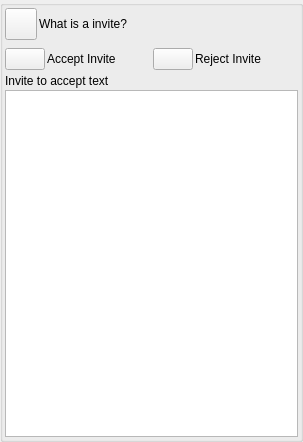
<?xml version="1.0" encoding="UTF-8"?>
<ui version="4.0">
 <class>AppletInviteAcceptUi</class>
 <widget class="QWidget" name="AppletInviteAcceptUi">
  <property name="geometry">
   <rect>
    <x>0</x>
    <y>0</y>
    <width>303</width>
    <height>442</height>
   </rect>
  </property>
  <property name="sizePolicy">
   <sizepolicy hsizetype="Expanding" vsizetype="Expanding">
    <horstretch>0</horstretch>
    <verstretch>0</verstretch>
   </sizepolicy>
  </property>
  <property name="minimumSize">
   <size>
    <width>0</width>
    <height>0</height>
   </size>
  </property>
  <property name="maximumSize">
   <size>
    <width>16777215</width>
    <height>16777215</height>
   </size>
  </property>
  <property name="windowTitle">
   <string>Accept Invite</string>
  </property>
  <layout class="QVBoxLayout" name="verticalLayout">
   <property name="spacing">
    <number>0</number>
   </property>
   <property name="leftMargin">
    <number>0</number>
   </property>
   <property name="topMargin">
    <number>0</number>
   </property>
   <property name="rightMargin">
    <number>0</number>
   </property>
   <property name="bottomMargin">
    <number>0</number>
   </property>
   <item>
    <widget class="QGroupBox" name="StyledDlgItemsBox">
     <property name="sizePolicy">
      <sizepolicy hsizetype="Expanding" vsizetype="Expanding">
       <horstretch>0</horstretch>
       <verstretch>0</verstretch>
      </sizepolicy>
     </property>
     <property name="minimumSize">
      <size>
       <width>0</width>
       <height>0</height>
      </size>
     </property>
     <property name="title">
      <string/>
     </property>
     <layout class="QVBoxLayout" name="verticalLayout_2">
      <property name="spacing">
       <number>2</number>
      </property>
      <property name="leftMargin">
       <number>2</number>
      </property>
      <property name="topMargin">
       <number>2</number>
      </property>
      <property name="rightMargin">
       <number>2</number>
      </property>
      <property name="bottomMargin">
       <number>2</number>
      </property>
      <item>
       <layout class="QHBoxLayout" name="horizontalLayout">
        <item>
         <widget class="VxPushButton" name="m_InviteInfoButton">
          <property name="sizePolicy">
           <sizepolicy hsizetype="Fixed" vsizetype="Fixed">
            <horstretch>0</horstretch>
            <verstretch>0</verstretch>
           </sizepolicy>
          </property>
          <property name="minimumSize">
           <size>
            <width>32</width>
            <height>32</height>
           </size>
          </property>
          <property name="maximumSize">
           <size>
            <width>32</width>
            <height>32</height>
           </size>
          </property>
          <property name="text">
           <string notr="true"/>
          </property>
         </widget>
        </item>
        <item>
         <widget class="QLabel" name="m_InviteInfoLabel">
          <property name="text">
           <string>What is a invite?</string>
          </property>
         </widget>
        </item>
       </layout>
      </item>
      <item>
       <widget class="ClipboardPasteWidget" name="m_ClipboardPasteWidget" native="true"/>
      </item>
      <item>
       <widget class="IdentWidget" name="m_IdentWidget" native="true"/>
      </item>
      <item>
       <widget class="InviteUrlWidget" name="m_InviteUrlWidget" native="true"/>
      </item>
      <item>
       <layout class="QHBoxLayout" name="horizontalLayout_4">
        <item>
         <widget class="VxPushButton" name="m_AcceptInviteButton">
          <property name="text">
           <string notr="true"/>
          </property>
         </widget>
        </item>
        <item>
         <widget class="QLabel" name="label_2">
          <property name="sizePolicy">
           <sizepolicy hsizetype="Expanding" vsizetype="Preferred">
            <horstretch>0</horstretch>
            <verstretch>0</verstretch>
           </sizepolicy>
          </property>
          <property name="text">
           <string>Accept Invite</string>
          </property>
         </widget>
        </item>
        <item>
         <widget class="VxPushButton" name="m_RejectInviteButton">
          <property name="text">
           <string notr="true"/>
          </property>
         </widget>
        </item>
        <item>
         <widget class="QLabel" name="label_3">
          <property name="sizePolicy">
           <sizepolicy hsizetype="Expanding" vsizetype="Preferred">
            <horstretch>0</horstretch>
            <verstretch>0</verstretch>
           </sizepolicy>
          </property>
          <property name="text">
           <string>Reject Invite</string>
          </property>
         </widget>
        </item>
       </layout>
      </item>
      <item>
       <spacer name="verticalSpacer">
        <property name="orientation">
         <enum>Qt::Orientation::Vertical</enum>
        </property>
        <property name="sizeType">
         <enum>QSizePolicy::Policy::Fixed</enum>
        </property>
        <property name="sizeHint" stdset="0">
         <size>
          <width>20</width>
          <height>2</height>
         </size>
        </property>
       </spacer>
      </item>
      <item>
       <widget class="QLabel" name="label">
        <property name="text">
         <string>Invite to accept text</string>
        </property>
       </widget>
      </item>
      <item>
       <widget class="QPlainTextEdit" name="m_InviteTextEdit"/>
      </item>
     </layout>
    </widget>
   </item>
  </layout>
 </widget>
 <customwidgets>
  <customwidget>
   <class>InviteUrlWidget</class>
   <extends>QWidget</extends>
   <header>InviteUrlWidget.h</header>
   <container>1</container>
  </customwidget>
  <customwidget>
   <class>VxPushButton</class>
   <extends>QPushButton</extends>
   <header>VxPushButton.h</header>
  </customwidget>
  <customwidget>
   <class>IdentWidget</class>
   <extends>QWidget</extends>
   <header>IdentWidget.h</header>
   <container>1</container>
  </customwidget>
  <customwidget>
   <class>ClipboardPasteWidget</class>
   <extends>QWidget</extends>
   <header>ClipboardPasteWidget.h</header>
   <container>1</container>
  </customwidget>
 </customwidgets>
 <resources/>
 <connections/>
</ui>
